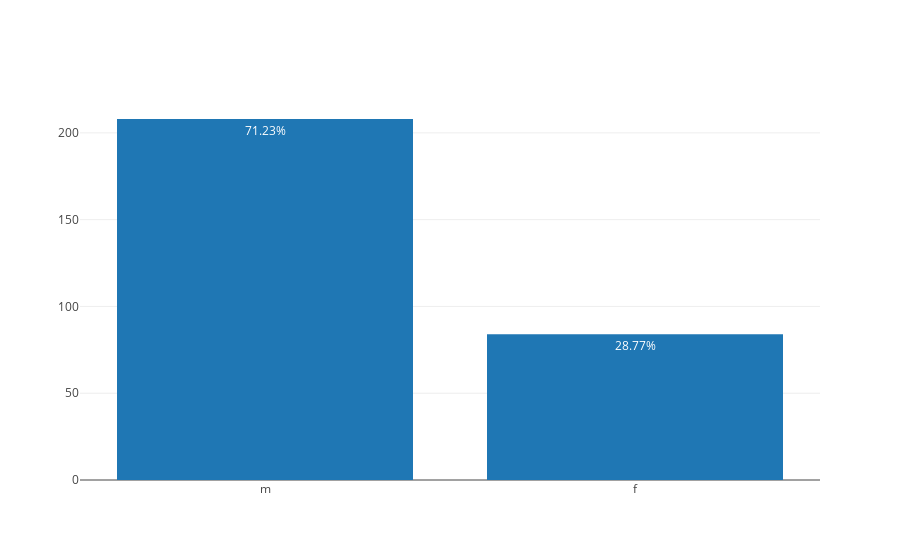

Notebook cell for this chart:
### Markdown cell above
### Proporção entre crianças do sexo M/F

### Code cell
#Gráfico de comparação de amostras M/F
data = [go.Bar(x = list(df['gender'].unique()),
               y = df['gender'].value_counts(),
               text = porcentagem(df['gender'].value_counts()),
               textposition = 'auto')]

#layout = go.Layout(yaxis = dict(tickformat=".2%"))

fig = go.Figure(data = data)

py.iplot(fig)

### Figure 1 — Plotly figure (JSON) as saved in the notebook; plotly's stock layout.template omitted (floating-point values rounded to 4 significant figures)
{"data": [{"text": ["71.23%", "28.77%"], "textposition": "auto", "type": "bar", "uid": "87577858-c38c-4fcb-afae-9bcc2b298a44", "x": ["m", "f"], "y": [208, 84]}], "layout": {}}
